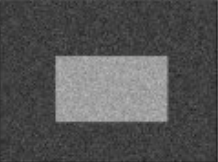
#> input picture data/images/binary.png, 218 x 162 px, found by its file name
$ python otsu.py   (Python 2 division)
#> lines starting #> are read from the running program, lines starting #| are printed output that depends on the picture; after the words box and inside, x2 and y2 are one past the last pixel; in counts of white or black regions, pixels touching at a corner belong together
#!/usr/bin/env python
# -*- coding: utf-8 -*-

import cv2
import numpy as np
import matplotlib.pyplot as plt

img = cv2.imread('data/images/binary.png', 0)
#> img: shape (162, 218); min 31, max 184, mean 83.7

# Global thresholding
ret1, th1 = cv2.threshold(img, 127, 255, cv2.THRESH_BINARY)
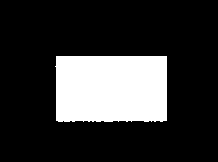
#> th1: shape (162, 218); 20.6% white; 1 white region, box (x1, y1, x2, y2) and area: (55, 56, 167, 122) 7264

# Otsu's thresholding
ret2, th2 = cv2.threshold(img, 0, 255, cv2.THRESH_BINARY+cv2.THRESH_OTSU)
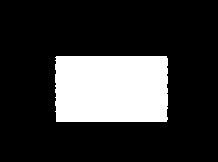
#> th2: shape (162, 218); 21% white; 1 white region, box (x1, y1, x2, y2) and area: (55, 56, 168, 122) 7400
#> ret2 = 110
print ret2
#| 110.0

# Otsu's thresholding after Gaussian filtering
# (5, 5)为高斯核的大小， 0位标准差
Gaussian_blur = cv2.GaussianBlur(img, (5, 5), 0)

ret3, th3 = cv2.threshold(Gaussian_blur, 0, 255, cv2.THRESH_BINARY+cv2.THRESH_OTSU)
#> th3: shape (162, 218); 21% white; 1 white region, box (x1, y1, x2, y2) and area: (55, 56, 168, 122) 7406
#> ret3 = 110

# Plot all the images and their histograms.
images = [  img, 0, th1,
            img, 0, th2,
            Gaussian_blur, 0, th3 ]

titles = [  'Original Noisy Image', 'Histogram', 'Global Thresholding (v=127)',
            'Original Noisy Image', 'Histogram', "Otsu's Thresholding",
            'Gaussian filtered Image','Histogram',"Otsu's Thresholding"]

for i in range(3):
    plt.subplot(3, 3, i*3+1), plt.imshow(images[i*3], 'gray')
    plt.title(titles[i*3]), plt.xticks([]), plt.yticks([])

    plt.subplot(3, 3, i*3+2), plt.hist(images[i*3].ravel(),256)
    plt.title(titles[i*3+1]), plt.xticks([]),plt.yticks([])

    plt.subplot(3, 3, i*3+3), plt.imshow(images[i*3+2], 'gray')
    plt.title(titles[i*3+2]), plt.xticks([]), plt.yticks([])

plt.show()
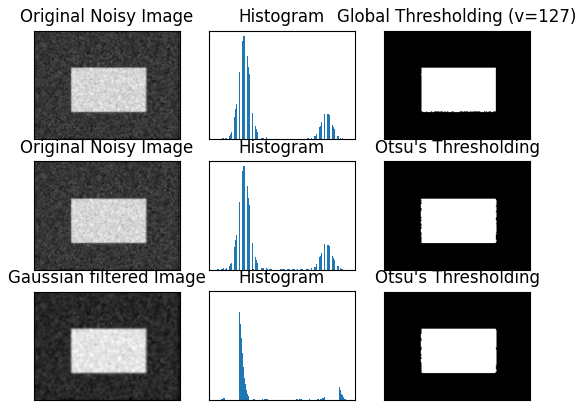
#> figure drawn by matplotlib, 9 panels
